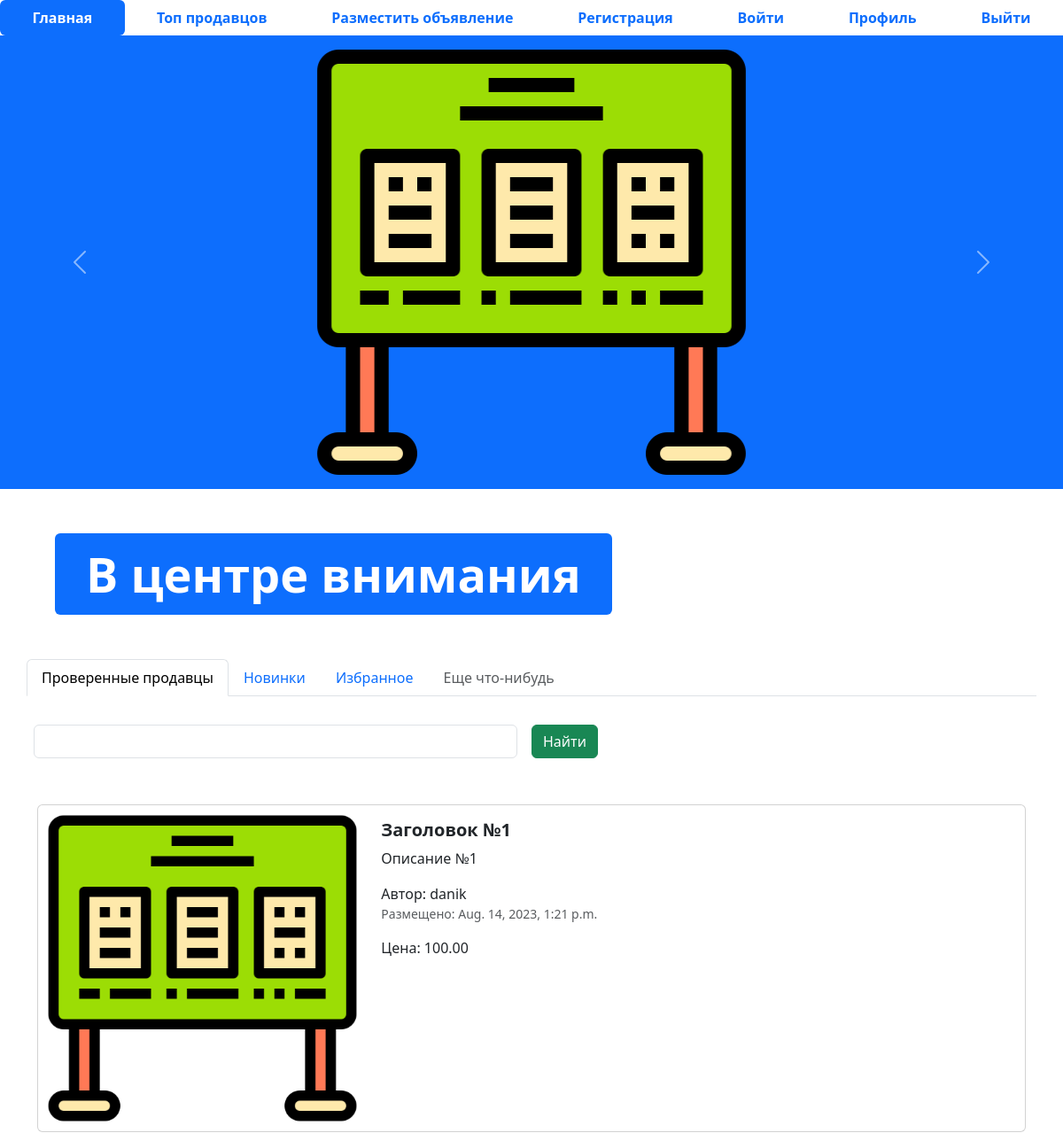
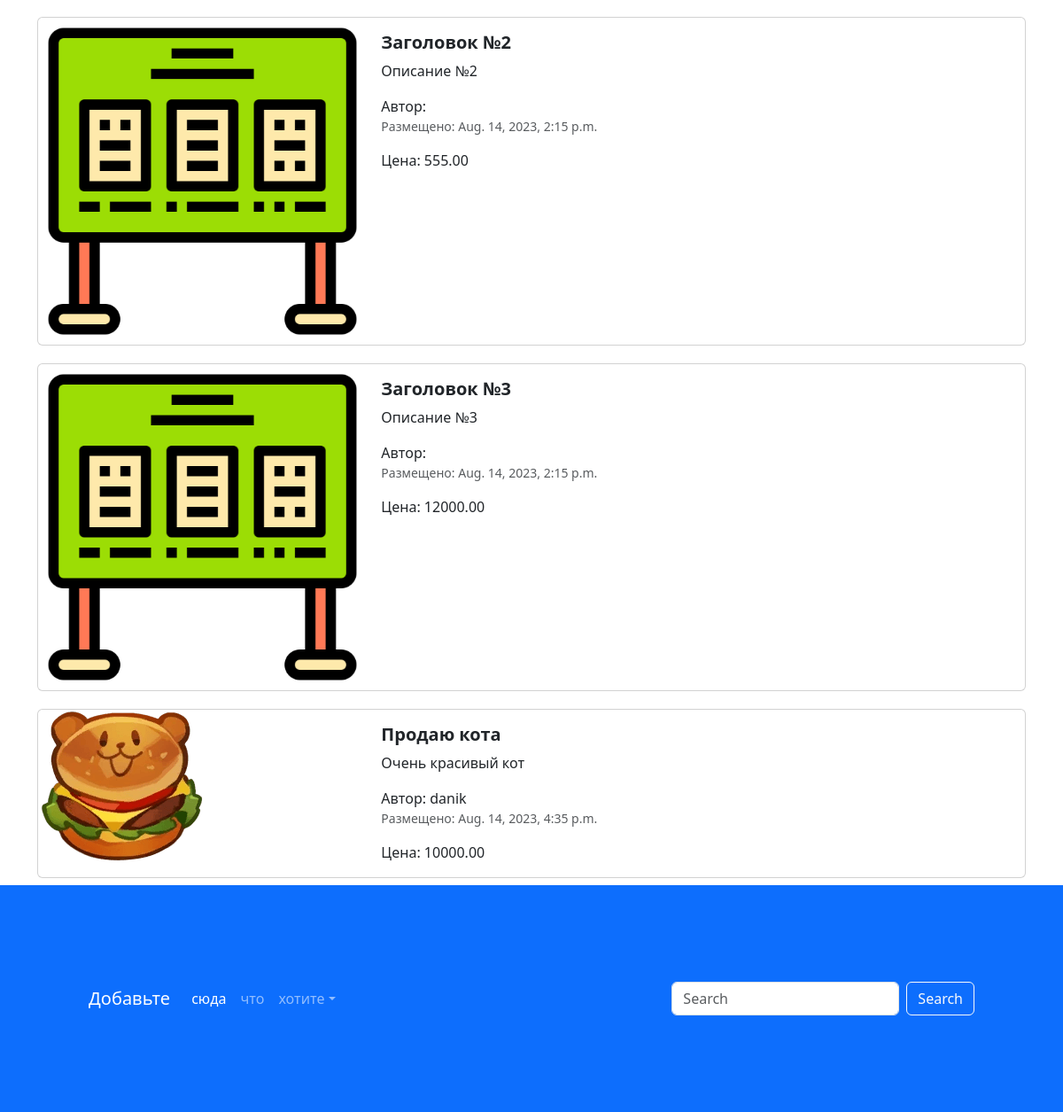
The page / on the database its author committed (2 pictures, top to bottom).
### app_advertisements14/models.py (models this page shows, shortened)
class Advertisements14(models.Model):
    title = models.CharField('заголовок', max_length=128)
    description = models.TextField('описание')
    price = models.DecimalField('цена', max_digits=10, decimal_places=2)
    auction = models.BooleanField('торг', help_text='Отметьте, если возможен торг')
    connection = models.BooleanField('связь', help_text='Отметьте, возможна ли связь с продавцом', default=True)
    created_time = models.DateTimeField(auto_now_add=True)
    updated_time = models.DateTimeField(auto_now=True)
    user = models.ForeignKey(User, verbose_name='пользователь', on_delete=models.CASCADE, db_constraint=False)
    image = models.ImageField('изображение', upload_to="advertisements/")
    class Meta:
        db_table = "advertisements"

### app_advertisements14/views.py (the view)
# urls.py: path('', index, name='main-page'),
def index(request):
    advertisements = Advertisements14.objects.all()
    context = {'advertisements': advertisements}
    return render(request, 'index.html', context)

### templates/index.html (shortened to what this page needs)
{% extends 'base.html' %}
{% load static %}
{% block content %}
<ul class="nav nav-pills sticky-top bg-white nav-fill">
  <li class="nav-item">
    <a class="nav-link active" aria-current="page" href="{% url 'main-page' %}">
      <span style="font-weight: bold;">Главная</span>
    </a>
  </li>
  <li class="nav-item">
    <a class="nav-link" href="{% url 'top-sellers' %}"><span style="font-weight: bold;">Топ продавцов</span>
    </a>
  </li>
  <li class="nav-item">
    <a class="nav-link" href="{% url 'advertisement-post' %}">
      <span style="font-weight: bold;">Разместить объявление</span>
    </a>
  </li>
  <li class="nav-item">
    <a class="nav-link" href="register.html">
      <span style="font-weight: bold;">Регистрация</span>
    </a>
  </li>
  <li class="nav-item">
    <a class="nav-link" href="login.html">
      <span style="font-weight: bold;">Войти</span>
    </a>
  </li>
  <li class="nav-item">
    <a class="nav-link" href="profile.html">
      <span style="font-weight: bold;">Профиль</span>
    </a>
  </li>
  <li class="nav-item">
    <a class="nav-link" href="#">
      <span style="font-weight: bold;">Выйти</span>
    </a>
  </li>
</ul>
<div id="carouselExampleControls" class="carousel slide bg-primary" data-bs-ride="carousel">
  <div class="carousel-inner">
    <div class="carousel-item active">
      <img src="{% static 'img/adv.png' %}" class="mx-auto d-block w-33" alt="...">
    </div>
  </div>
  <button class="carousel-control-prev" type="button" data-bs-target="#carouselExampleControls" data-bs-slide="prev">
    <span class="carousel-control-prev-icon" aria-hidden="true"></span>
  </button>
  <button class="carousel-control-next" type="button" data-bs-target="#carouselExampleControls" data-bs-slide="next">
    <span class="carousel-control-next-icon" aria-hidden="true"></span>
  </button>
</div>
<div class="container" style="margin: 50px;">
  <div class="display-2">
    <span class="badge bg-primary">В центре внимания</span>
  </div>
</div>
<div class="container">
  <div class="row">
    <ul class="nav nav-tabs bg-white">
      <li class="nav-item">
        <a class="nav-link active" aria-current="page" href="#">Проверенные продавцы</a>
      </li>
      <li class="nav-item">
        <a class="nav-link" href="#">Новинки</a>
      </li>
      <li class="nav-item">
        <a class="nav-link" href="#">Избранное</a>
      </li>
      <li class="nav-item">
        <a class="nav-link disabled" href="#" tabindex="-1" aria-disabled="true">Еще что-нибудь</a>
      </li>
    </ul>
    <form class="row g-3">
      <div class="col-auto w-50">
        <input type="text" class="form-control">
      </div>
      <div class="col-auto">
        <button type="submit" class="btn btn-success mb-3">Найти</button>
      </div>
    </form>
  </div>
  {% for adv in advertisements %}
  <div class="col">
    <div class="card mb-2" style="max-width: 1200px; margin-top: 20px;">
      <div class="row g-0">
        <div class="col-md-4">
          <a href="advertisement.html" class="nav-link">
            <img src="{% if adv.image %} {{ adv.image.url }} {% else %} {% static 'img/adv.png' %} {% endif %}" class="img-fluid rounded-start" alt="Card title">
          </a>
        </div>
        <div class="col-md-8">
          <div class="card-body">
            <h5 class="card-title">
              <a href="advertisement.html" class="nav-link"><strong>{{ adv.title }}</strong></a>
            </h5>
            <a href="advertisement.html" class="nav-link">
              <p class="card-text">
                {{ adv.description }}
              </p>
              <span>Автор: {{ adv.user }}</span>
              <p class="card-text"><small class="text-muted">Размещено: {{ adv.created_time }}</small></p>
              <span>Цена: {{ adv.price }}</span>
            </a>
          </div>
        </div>
      </div>
    </div>
  </div>
  {% endfor %}
</div>
<footer style="padding: 100px;" class="bg-primary">
  <nav class="navbar navbar-expand-sm navbar-dark">
    <a class="navbar-brand" href="#">Добавьте</a>
    <div class="collapse navbar-collapse" id="collapsibleNavId">
      <ul class="navbar-nav me-auto mt-2 mt-lg-0">
        <li class="nav-item">
          <a class="nav-link active" href="#" aria-current="page">сюда</a>
        </li>
        <li class="nav-item">
          <a class="nav-link" href="#">что</a>
        </li>
        <li class="nav-item dropdown">
          <a class="nav-link dropdown-toggle" href="#" id="dropdownId" data-bs-toggle="dropdown" aria-haspopup="true"
             aria-expanded="false">хотите</a>
        </li>
      </ul>
      <form class="d-flex my-2 my-lg-0">
        <input class="form-control me-sm-2" type="text" placeholder="Search">
        <button class="btn btn-outline-light my-2 my-sm-0" type="submit">Search</button>
      </form>
    </div>
  </nav>
</footer>
{% endblock %}

### rows shown on the page
Advertisements14: title "Заголовок №1", description "Описание №1", user "danik", created_time "Aug. 14, 2023, 1:21 p.m.", price "100.00"
Advertisements14: image (picture), title "Заголовок №2", description "Описание №2", created_time "Aug. 14, 2023, 2:15 p.m.", price "555.00"
Advertisements14: image (picture), title "Заголовок №3", description "Описание №3", created_time "Aug. 14, 2023, 2:15 p.m.", price "12000.00"
Advertisements14: image (picture), title "Продаю кота", description "Очень красивый кот", user "danik", created_time "Aug. 14, 2023, 4:35 p.m.", price "10000.00"
